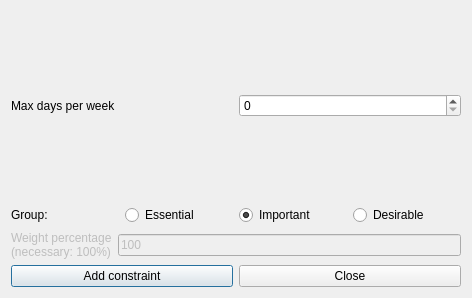
<?xml version="1.0" encoding="UTF-8"?>
<ui version="4.0">
 <class>AddConstraintStudentsMaxDaysPerWeekForm_template</class>
 <widget class="QDialog" name="AddConstraintStudentsMaxDaysPerWeekForm_template">
  <property name="geometry">
   <rect>
    <x>0</x>
    <y>0</y>
    <width>472</width>
    <height>298</height>
   </rect>
  </property>
  <property name="windowTitle">
   <string extracomment="This is the title of the dialog to add a new constraint of this type">Add students max days per week</string>
  </property>
  <layout class="QGridLayout" name="gridLayout">
   <item row="0" column="0">
    <spacer name="spacer1_2">
     <property name="orientation">
      <enum>Qt::Vertical</enum>
     </property>
     <property name="sizeType">
      <enum>QSizePolicy::Expanding</enum>
     </property>
     <property name="sizeHint" stdset="0">
      <size>
       <width>20</width>
       <height>31</height>
      </size>
     </property>
    </spacer>
   </item>
   <item row="1" column="0">
    <layout class="QHBoxLayout">
     <item>
      <widget class="QLabel" name="maxDaysTextLabel">
       <property name="frameShape">
        <enum>QFrame::NoFrame</enum>
       </property>
       <property name="frameShadow">
        <enum>QFrame::Plain</enum>
       </property>
       <property name="text">
        <string>Max days per week</string>
       </property>
       <property name="wordWrap">
        <bool>false</bool>
       </property>
      </widget>
     </item>
     <item>
      <widget class="QSpinBox" name="maxDaysSpinBox"/>
     </item>
    </layout>
   </item>
   <item row="2" column="0">
    <spacer name="spacer1">
     <property name="orientation">
      <enum>Qt::Vertical</enum>
     </property>
     <property name="sizeType">
      <enum>QSizePolicy::Expanding</enum>
     </property>
     <property name="sizeHint" stdset="0">
      <size>
       <width>20</width>
       <height>31</height>
      </size>
     </property>
    </spacer>
   </item>
   <item row="3" column="0">
    <layout class="QHBoxLayout" name="horizontalLayout_4">
     <item>
      <widget class="QLabel" name="groupTextLabel">
       <property name="text">
        <string>Group:</string>
       </property>
      </widget>
     </item>
     <item>
      <widget class="QRadioButton" name="essentialRadioButton">
       <property name="text">
        <string>Essential</string>
       </property>
      </widget>
     </item>
     <item>
      <widget class="QRadioButton" name="importantRadioButton">
       <property name="text">
        <string>Important</string>
       </property>
       <property name="checked">
        <bool>true</bool>
       </property>
      </widget>
     </item>
     <item>
      <widget class="QRadioButton" name="desirableRadioButton">
       <property name="text">
        <string>Desirable</string>
       </property>
      </widget>
     </item>
    </layout>
   </item>
   <item row="4" column="0">
    <layout class="QHBoxLayout">
     <item>
      <widget class="QLabel" name="weightTextLabel">
       <property name="enabled">
        <bool>false</bool>
       </property>
       <property name="frameShape">
        <enum>QFrame::NoFrame</enum>
       </property>
       <property name="frameShadow">
        <enum>QFrame::Plain</enum>
       </property>
       <property name="text">
        <string>Weight percentage
(necessary: 100%)</string>
       </property>
       <property name="wordWrap">
        <bool>false</bool>
       </property>
      </widget>
     </item>
     <item>
      <widget class="QLineEdit" name="weightLineEdit">
       <property name="enabled">
        <bool>false</bool>
       </property>
       <property name="text">
        <string notr="true">100</string>
       </property>
      </widget>
     </item>
    </layout>
   </item>
   <item row="5" column="0">
    <layout class="QHBoxLayout">
     <item>
      <widget class="QPushButton" name="addConstraintPushButton">
       <property name="text">
        <string>Add constraint</string>
       </property>
      </widget>
     </item>
     <item>
      <widget class="QPushButton" name="closePushButton">
       <property name="text">
        <string>Close</string>
       </property>
      </widget>
     </item>
    </layout>
   </item>
  </layout>
 </widget>
 <layoutdefault spacing="6" margin="11"/>
 <resources/>
 <connections/>
</ui>
